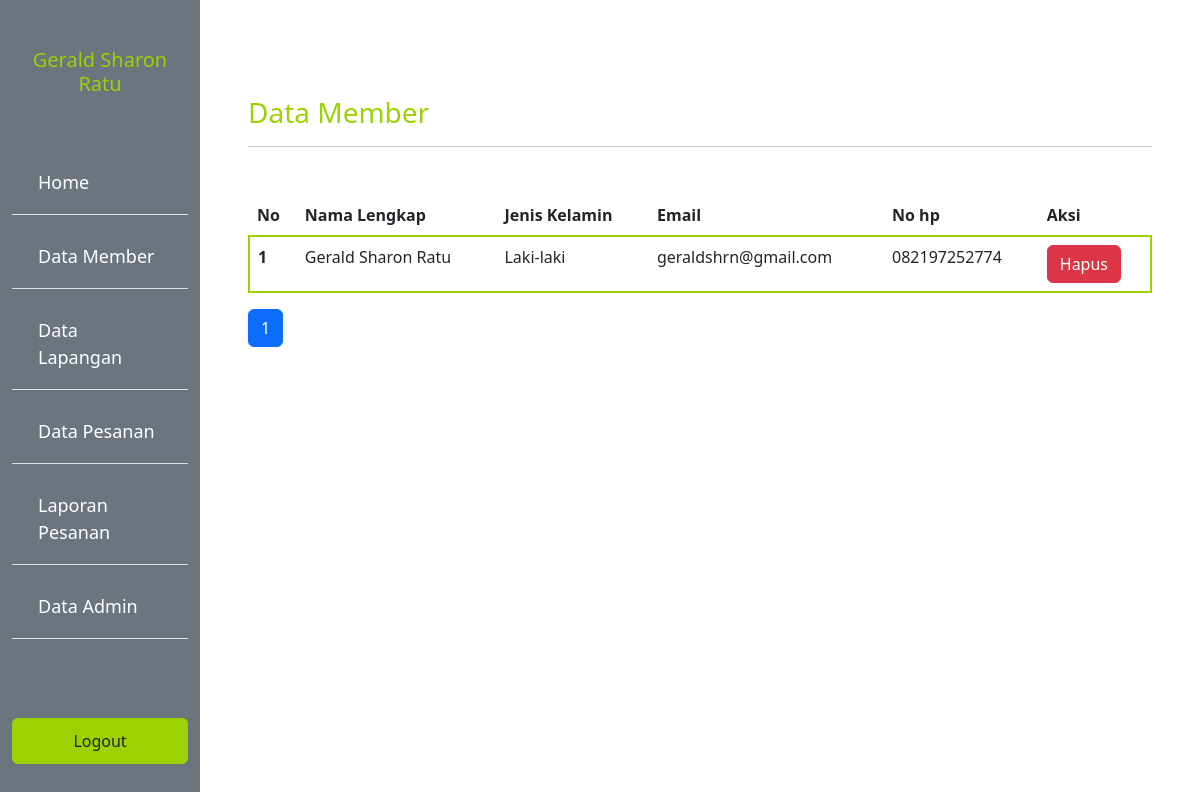
Screenshot of /admin/member.php (signed in) with the database file from the repository.
### tables this page shows
CREATE TABLE `user` (
  `id_user` int(11) NOT NULL,
  `email` varchar(50) NOT NULL,
  `password` varchar(32) NOT NULL,
  `no_handphone` varchar(20) NOT NULL,
  `jenis_kelamin` varchar(10) NOT NULL,
  `nama_lengkap` varchar(60) NOT NULL,
  `alamat` text NOT NULL,
  `foto` text NOT NULL
);

### functions.php (called while the page is built, shortened)
<?php
$conn = mysqli_connect("localhost", "root", "", "putsalan");
function query($query)
{
  global $conn;
  $result = mysqli_query($conn, $query);
  $rows = [];
  while ($row = mysqli_fetch_assoc($result)) {
    $rows[] = $row;
  }
  return $rows;
}

### admin/member.php (the view, shortened to what this page needs)
<?php
require "../functions.php";
$jmlHalamanPerData = 5;
$jumlahData = count(query("SELECT * FROM user"));
$jmlHalaman = ceil($jumlahData / $jmlHalamanPerData);
if (isset($_GET["halaman"])) {
  $halamanAktif = $_GET["halaman"];
} else {
  $halamanAktif = 1;
}
$awalData = ($jmlHalamanPerData * $halamanAktif) - $jmlHalamanPerData;
$member = query("SELECT * FROM user LIMIT $awalData, $jmlHalamanPerData");
?>
<!DOCTYPE html>
<html lang="en">
<head>
  <link rel="stylesheet" href="../style.css">
  <link href="https://cdn.jsdelivr.net/npm/bootstrap@5.3.0-alpha1/dist/css/bootstrap.min.css" rel="stylesheet">
</head>
<body>
  <div class="container-fluid">
    <div class="row min-vh-100">
      <div class="sidebar col-2 bg-secondary">
        <h5 class="mt-5 judul text-center"><?= $_SESSION["username"]; ?></h5>
        <ul class="list-group list-group-flush">
          <li class="list-group-item bg-transparent"><a href="home.php">Home</a></li>
          <li class="list-group-item bg-transparent"><a href="member.php">Data Member</a></li>
          <li class="list-group-item bg-transparent"><a href="lapangan.php">Data Lapangan</a></li>
          <li class="list-group-item bg-transparent"><a href="pesan.php">Data Pesanan</a></li>
          <li class="list-group-item bg-transparent"><a href="laporan.php">Laporan Pesanan</a></li>
          <li class="list-group-item bg-transparent"><a href="admin.php">Data Admin</a></li>
          <li class="list-group-item bg-transparent"></li>
        </ul>
        <a href="../logout.php" class="mt-5 btn btn-inti text-dark">Logout</a>
      </div>
      <div class="col-10 p-5 mt-5">
        <h3 class="judul">Data Member</h3>
        <hr>
        <table class="table table-hover mt-5">
          <thead class="table-inti">
            <tr>
              <th scope="col">No</th>
              <th scope="col">Nama Lengkap</th>
              <th scope="col">Jenis Kelamin</th>
              <th scope="col">Email</th>
              <th scope="col">No hp </th>
              <th scope="col">Aksi</th>
            </tr>
          </thead>
          <form action="" method="post">
            <tbody class="text">
              <?php $i = 1; ?>
              <?php foreach ($member as $row) : ?>
                <tr>
                  <th scope="row"><?= $i; ?></th>
                  <td><?= $row["nama_lengkap"]; ?></td>
                  <td><?= $row["jenis_kelamin"]; ?></td>
                  <td><?= $row["email"]; ?></td>
                  <td><?= $row["no_handphone"]; ?></td>
                  <td>
                    <a href="./controller/hapusMember.php?id=<?= $row["id_user"]; ?>" class="btn btn-danger">Hapus</a>
                  </td>
                </tr>
                <?php $i++; ?>
              <?php endforeach; ?>
            </tbody>
          </form>
        </table>
        <ul class="pagination">
          <?php for ($i = 1; $i <= $jmlHalaman; $i++) : ?>
            <?php if ($i == $halamanAktif) : ?>
              <li class="page-item active"><a class="page-link" href="?halaman=<?= $i; ?>"><?= $i; ?></a></li>
            <?php else : ?>
              <li class="page-item "><a class="page-link" href="?halaman=<?= $i; ?>"><?= $i; ?></a></li>
            <?php endif; ?>
          <?php endfor; ?>
        </ul>
      </div>
</body>
</html>

### style.css (style rules this page uses)
:root { --primary: #9cd203; --hover: #79a300; --bg: #eeeeee; }
.table-inti { background-color: var(--primary); }
.judul { color: var(--primary); }
.text { border: 2px solid var(--primary); border-radius: 8px; background-color: var(--bg); }
.btn-inti { background-color: var(--primary) !important; }
.sidebar ul { list-style: none; margin-top: 50px; }
.sidebar li { color: white; text-decoration: none; font-size: 18px; margin: 5px 0; }
.sidebar a { display: block; color: white; padding: 10px; text-decoration: none; }

### rows the page displays
user: nama_lengkap "Gerald Sharon Ratu", jenis_kelamin "Laki-laki", email "geraldshrn@gmail.com", no_handphone "082197252774"

### other values shown
$_SESSION["username"] "Gerald Sharon Ratu"
